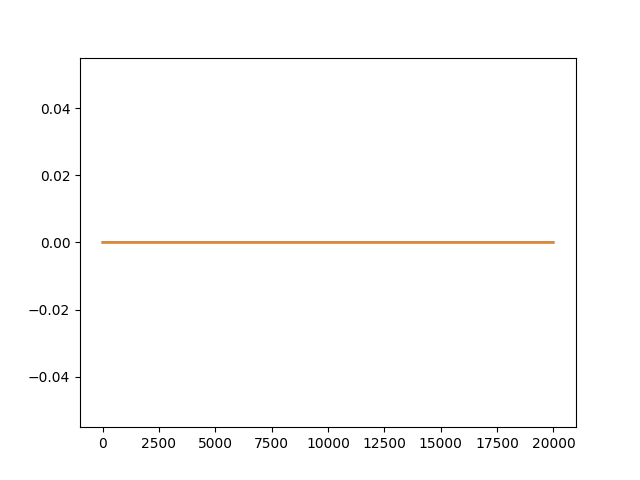

Generate this figure with Python:
from bmtk.utils.sim_setup import build_env_bionet
from bmtk.builder import NetworkBuilder
from bmtk.simulator import bionet
import os, sys
import numpy as np
import synapses
import warnings
import h5py
import synapses
import matplotlib.pyplot as plt

synapses.load()
syn = synapses.syn_params_dicts()
net = NetworkBuilder("biophysical")

net.add_nodes(N=2, pop_name='PN',
              mem_potential='e',
              model_type='biophysical',
              model_template='hoc:PN_C',
              morphology=None)

#conn = net.add_edges(source={'pop_name': 'PN'}, target={'pop_name': 'PN'},
#                     iterator='one_to_one',
#                     connection_rule=1,
#                     syn_weight=1,
#                     delay=0.1,
#                     dynamics_params='PN2PN.json',
#                     model_template=syn['PN2PN.json']['level_of_detail'],
#                    distance_range=[-10000.0, 10000.0],
#                     target_sections=['soma'])

net.build()
net.save(output_dir='network')

build_env_bionet(base_dir='./',
                network_dir='./network',
                config_file='config.json',
                tstop=5000, dt=0.1,
                report_vars=['v'],
                components_dir='components',
                current_clamp={
                     'amp': 0.400,
                     'delay': 1000.0,
                     'duration': 400.0,
                     'gids': [0]
                },
                v_init=-70,
                compile_mechanisms=False,
                overwrite_config=True)

def run(config_file):
    warnings.simplefilter(action='ignore', category=FutureWarning)
    synapses.load()

    conf = bionet.Config.from_json(config_file, validate=True)
    conf.build_env()

    graph = bionet.BioNetwork.from_config(conf)

    # This fixes the morphology error in LFP calculation
    pop = graph._node_populations['biophysical']
    for node in pop.get_nodes():
        node._node._node_type_props['morphology'] = node.model_template[1]

    sim = bionet.BioSimulator.from_config(conf, network=graph)

    # This calls insert_mechs() on each cell to use its gid as a seed
    # to the random number generator, so that each cell gets a different
    # random seed for the point-conductance noise
    cells = graph.get_local_cells()
    for cell in cells:
        cells[cell].hobj.insert_mechs(cells[cell].gid)
        pass
    sim.run()
    bionet.nrn.quit_execution()

run('config.json')

F = h5py.File('output/v_report.h5')
plt.plot(F['report']['biophysical']['data'][:])
plt.savefig('bmtk_test.png')

